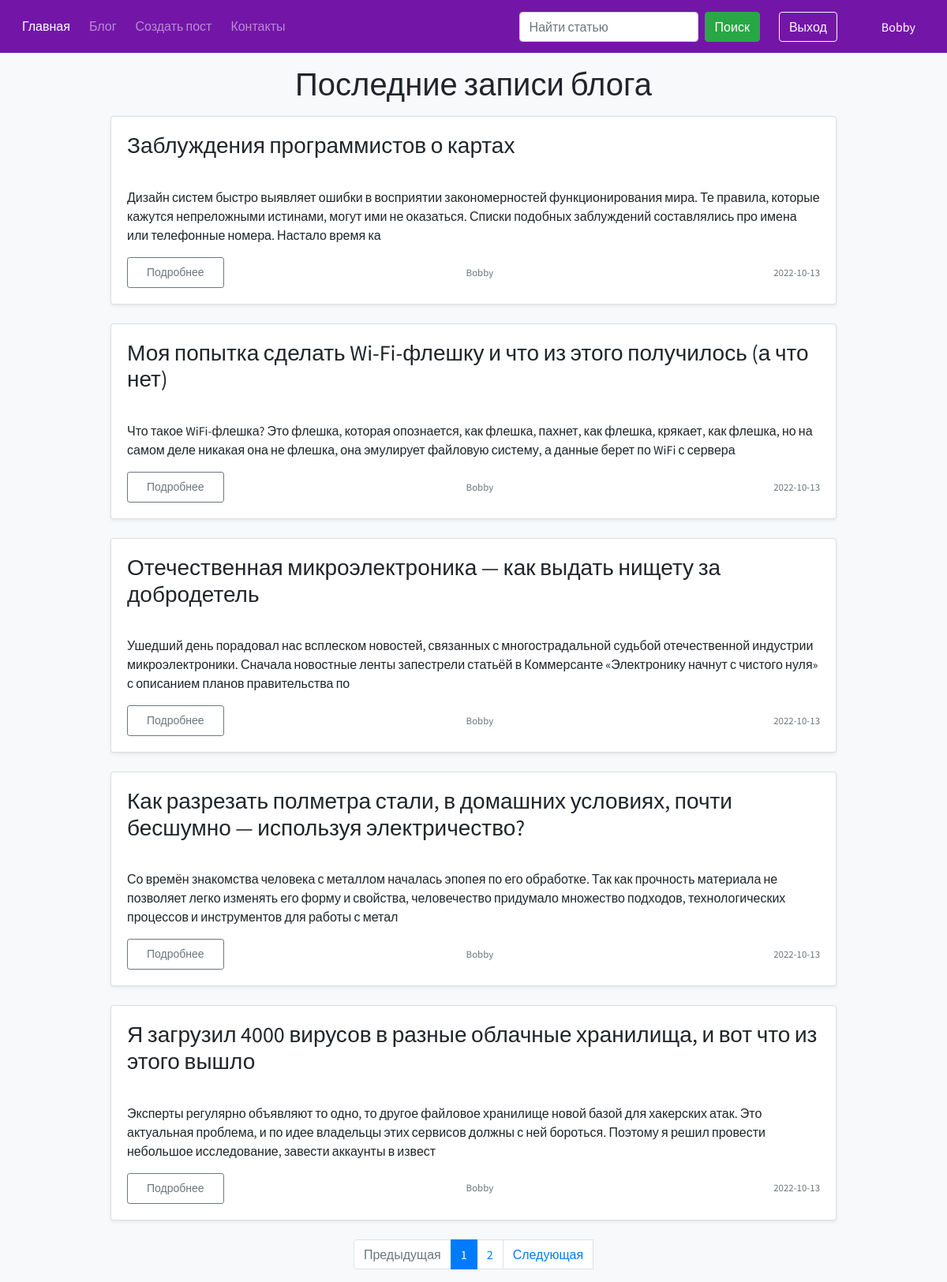
The page /blog/ (signed in) on the database its author committed.
### authentication/models.py (models this page shows, shortened)
class UserModel(db.Model, UserMixin):
    id = db.Column(db.Integer, primary_key=True)
    username = db.Column(db.String(255), nullable=False, unique=True)
    email = db.Column(db.String(255), nullable=False, unique=True)
    password = db.Column(db.String(255), nullable=False)
    role = db.Column(db.String(255), default="user")
    registration_data = db.Column(db.DateTime, default=datetime.utcnow)
    posts = db.relationship('PostModel', backref='post_author', lazy=True)

### blog/models.py (models this page shows, shortened)
class PostModel(db.Model):
    id = db.Column(db.Integer, primary_key=True)
    title = db.Column(db.String(100), nullable=False)
    image = db.Column(db.String(255), nullable=True)
    description = db.Column(db.String(255), nullable=False)
    text = db.Column(db.Text, nullable=False)
    author = db.Column(db.Integer, db.ForeignKey('user_model.id', ondelete="CASCADE"))
    created_data = db.Column(db.DateTime, default=datetime.now(timezone('Europe/Minsk')))

### blog/blog.py (the view)
@blog.route("/", methods=["GET", "POST"])
@logger.catch
def blog_view():
    page = request.args.get('page')
    if page and page.isdigit():
        page = int(page)
    else:
        page = 1
    return render_template(
        "blog/blog_page.html",
        title="Блог",
        posts_for_page=get_all_posts_from_post_model_on_page(page=page),
    )

### app.py (called while the page is built)
@app.after_request
def redirect_to_signin(response):
    if response.status_code == 401:
        flash('Пожалуйста войдите в свой аккаунт или зарегистрируйтесь, чтобы попасть в данный раздел.', 'success')
        return redirect(url_for('authentication.sign_in_view', next_page=request.url))
    return response

### authentication/models.py (called while the page is built)
@login_manager.user_loader
def load_user(user_model_id: str):
    return UserModel.query.get(user_model_id)

### blog/services.py (called while the page is built)
@logger.catch
def get_all_posts_from_post_model_on_page(page: int):
    return PostModel.query.order_by(PostModel.id.desc()).paginate(page=page, per_page=5)

### templates/blog/blog_page.html (shortened to what this page needs)
{% extends 'base.html' %}
{% block content_app %}
    <div class="container">
        <h1 class="my-3 text-center">Последние записи блога</h1>
        <div class="row">
            {% if posts_for_page %}
                {% for post in posts_for_page.items %}
                    <div class="col-md-1"></div>
                    <div class="col-md-10">
                        <div class="card mb-4 shadow-sm">
                            <div class="card-body">
                                <h3 class="card-title">{{ post.title }}</h3>
                                <p class="card-text">{{ post.description| safe | truncate(1000) }}</p>
                                <div class="d-flex justify-content-between align-items-center">
                                    <div class="btn-group">
                                        <a href="{{ url_for("blog.post_page_view", post_id=post.id) }}"
                                           class="btn px-4 py-2 btn-sm btn-outline-secondary">Подробнее</a>
                                    </div>
                                    <small class="text-muted pr-5">{{ post.post_author.username }}</small>
                                    <small class="text-muted">{{ post.created_data.date() }}</small>
                                </div>
                            </div>
                        </div>
                    </div>
                    <div class="col-md-1"></div>
                {% endfor %}
            {% else %}
                <h2 class="container my-5 text-center">Увы, статей нет :(</h2>
            {% endif %}
        </div>
        <nav aria-label="Paginate me">
            <ul class="pagination justify-content-center">
                {% if posts_for_page.has_prev %}
                    <a class="page-link" href="?page={{ posts_for_page.prev_num }}"
                       tabindex="-1">Предыдущая</a>
                {% else %}
                    <li class="page-item disabled">
                        <a class="page-link" href="#" tabindex="-1">Предыдущая</a>
                    </li>
                {% endif %}
                {% for page_number in range(1, (posts_for_page.pages + 1)) %}
                    {% if page_number == posts_for_page.page %}
                        <li class="page-item active"><a class="page-link"
                                                        href="?page={{ page_number }}">{{ page_number }}</a></li>
                    {% else %}
                        <li class="page-item"><a class="page-link" href="?page={{ page_number }}">{{ page_number }}</a>
                        </li>
                    {% endif %}
                {% endfor %}
                {% if posts_for_page.has_next %}
                    <a class="page-link" href="?page={{ posts_for_page.next_num }}">Следующая</a>
                {% else %}
                    <li class="page-item disabled">
                        <a class="page-link" href="#">Следующая</a>
                    </li>
                {% endif %}
            </ul>
        </nav>
    </div>
{% endblock %}

### templates/block/header.html (shortened to what this page needs)
<div class="header">
    <nav class="navbar navbar-expand-lg navbar-dark sticky-top" style="background-color: #7316a8">
        <div class="collapse navbar-collapse" id="navbarSupportedContent">
            <ul class="navbar-nav mr-auto">
                <li class="nav-item active px-1 pt-2 h6">
                    <a href="/" class="nav-link">Главная</a>
                </li>
                <li class="nav-item px-1 pt-2 h6">
                    <a href="{{ url_for('blog.blog_view') }}" class="nav-link">Блог</a>
                </li>
                <li class="nav-item px-1 pt-2 h6">
                    <a href="{{ url_for('blog.create_post_view') }}" class="nav-link">Создать пост</a>
                </li>
                <li class="nav-item px-1 pt-2 h6">
                    <a href="{{ url_for('feedback.feedback_view') }}" class="nav-link">Контакты</a>
                </li>
            </ul>
            <form action="{{ url_for('search.search_view') }}" method="get" class="form-inline my-2 my-lg-0">
                <input type="text" name="query" size="20" class="form-control mr-sm-2" placeholder="Найти статью"
                       aria-label="Поиск">
                <button class="btn btn-success my-2 my-sm-0 mr-4" type="submit">Поиск</button>
            </form>
            {% if current_user.is_authenticated %}
                <a href="{{ url_for('authentication.sign_out_view') }}" class="btn btn-outline-light mr-2">Выход</a>
                <span class="navbar-text text-white mr-4 ml-5">{{ current_user.username }}</span>
            {% else %}
                <a href="{{ url_for('authentication.sign_in_view') }}" class="btn btn-outline-light mr-2">Вход</a>
                <a href="{{ url_for('authentication.sign_up_view') }}"
                   class="btn btn-outline-light mr-2">Регистрация</a>
            {% endif %}
        </div>
    </nav>
</div>

### static/css/style.css (style rules this page uses)
* { font-family: 'Source Sans Pro', sans-serif; }
a { text-decoration: none; }

### rows shown on the page
UserModel: username "Bobby"
PostModel: title "Заблуждения программистов о картах", description "Дизайн систем быстро выявляет ошибки в восприятии закономерностей функционирования мира. Те правила, которые кажутся непреложными истинами, могут ими не оказаться. Списки подобных заблуждений составлялись про имена или телефонные номера. Настало время ка", post_author.username "Bobby", created_data "2022-10-13"
PostModel: title "Моя попытка сделать Wi-Fi-флешку и что из этого получилось (а что нет)", description "Что такое WiFi-флешка? Это флешка, которая опознается, как флешка, пахнет, как флешка, крякает, как флешка, но на самом деле никакая она не флешка, она эмулирует файловую систему, а данные берет по WiFi с сервера", post_author.username "Bobby", created_data "2022-10-13"
PostModel: title "Отечественная микроэлектроника — как выдать нищету за добродетель", description "Ушедший день порадовал нас всплеском новостей, связанных с многострадальной судьбой отечественной индустрии микроэлектроники. Сначала новостные ленты запестрели статьёй в Коммерсанте «Электронику начнут с чистого нуля» с описанием планов правительства по", post_author.username "Bobby", created_data "2022-10-13"
PostModel: title "Как разрезать полметра стали, в домашних условиях, почти бесшумно — используя электричество?", description "Со времён знакомства человека с металлом началась эпопея по его обработке. Так как прочность материала не позволяет легко изменять его форму и свойства, человечество придумало множество подходов, технологических процессов и инструментов для работы с метал", post_author.username "Bobby", created_data "2022-10-13"
PostModel: title "Я загрузил 4000 вирусов в разные облачные хранилища, и вот что из этого вышло", description "Эксперты регулярно объявляют то одно, то другое файловое хранилище новой базой для хакерских атак. Это актуальная проблема, и по идее владельцы этих сервисов должны с ней бороться. Поэтому я решил провести небольшое исследование, завести аккаунты в извест", post_author.username "Bobby", created_data "2022-10-13"

### other values the page prints
{{ page_number }} "1"
{{ page_number }} "2"
